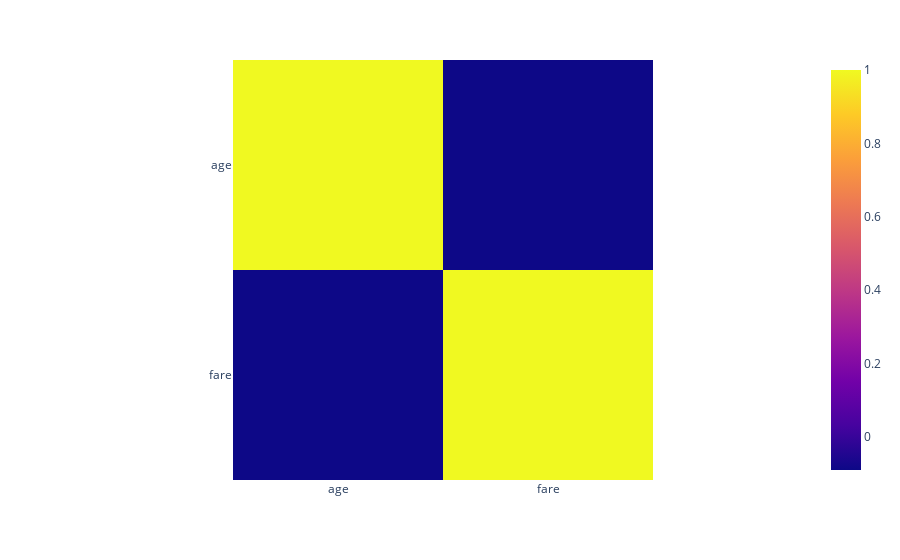

The notebook cell this image was saved under:
### Code cell
# Heat map on titanic data set 

fig  = px.imshow( df[['age' , 'fare']].corr())
fig.show()

### Figure 1 — Plotly figure (JSON) as saved in the notebook; plotly's stock layout.template omitted (floating-point values rounded to 4 significant figures)
{"data": [{"coloraxis": "coloraxis", "hovertemplate": "x: %{x}<br>y: %{y}<br>color: %{z}<extra></extra>", "name": "0", "type": "heatmap", "x": ["age", "fare"], "xaxis": "x", "y": ["age", "fare"], "yaxis": "y", "z": [[1, -0.09073], [-0.09073, 1]]}], "layout": {"coloraxis": {"colorscale": [[0, "#0d0887"], [0.1111, "#46039f"], [0.2222, "#7201a8"], [0.3333, "#9c179e"], [0.4444, "#bd3786"], [0.5556, "#d8576b"], [0.6667, "#ed7953"], [0.7778, "#fb9f3a"], [0.8889, "#fdca26"], [1, "#f0f921"]]}, "margin": {"t": 60}, "xaxis": {"anchor": "y", "constrain": "domain", "domain": [0, 1], "scaleanchor": "y"}, "yaxis": {"anchor": "x", "autorange": "reversed", "constrain": "domain", "domain": [0, 1]}}}
